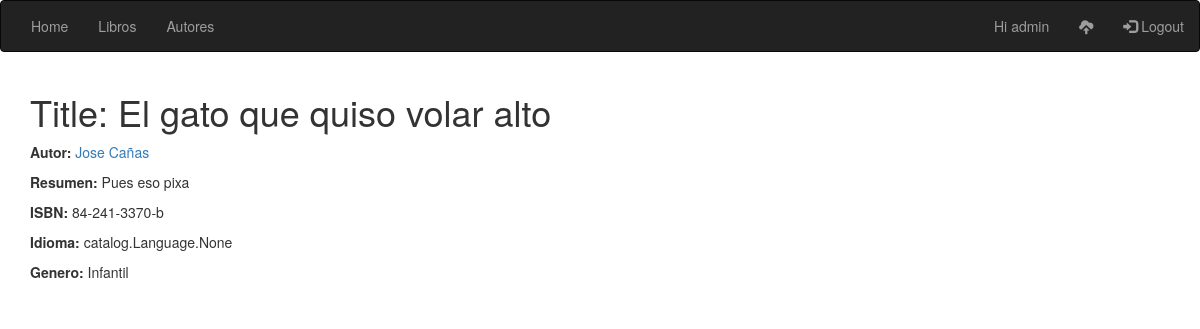
/book/13 (signed in), run on the app's committed database.
### catalog/models.py (models this page shows, shortened)
class Book (models.Model):
    title = models.CharField(max_length=128, help_text="Escribe el titulo del libro que desea guardar e.j: THE 100")
    author = models.ForeignKey(Author, on_delete=models.SET_DEFAULT, default=1)
    summary = models.TextField(max_length=500, help_text="Escribe un breve resumen del libro")
    isb = models.CharField('ISBN', max_length=13, help_text="Escribe un ISBN valido (13 caracteres)")
    genre = models.ManyToManyField(Genre, help_text="Selecciona un genero literario")
    language = models.ManyToManyField(Language, help_text="Selecciona los idiomas que esta escrito el libro")
    date_published = models.DateField(null=True)
    user = models.ForeignKey(User, default=1, on_delete=models.CASCADE)

class Author(models.Model):
    first_name = models.CharField(max_length=32)
    second_name = models.CharField(max_length=32)
    native_language = models.OneToOneField(Language, on_delete=models.SET_NULL, null=True,
                                           help_text="Selecciona el lenguage nativo de escritura del autor")
    def __str__(self):
        return '%s  %s' % (self.first_name, self.second_name)

class Genre(models.Model):
    name = models.CharField(max_length=64, help_text="Escribe un genero literario e.j: Aventuras")
    def __str__(self):
        return self.name

### catalog/views.py (the view)
# urls.py: path('book/<int:pk>', views.BookDetailView.as_view(), name='book_detail'),
class BookDetailView(generic.DetailView):
    template_name = 'catalog/book_detail.html'
    model = Book

### templates/catalog/book_detail.html (shortened to what this page needs)
{% extends 'generic.html' %}
{% block content %}
    <div class="container">
        <div class="list-group">
            <h1>Title: {{ book.title }}</h1>
            <p><strong>Autor:</strong> <a href="{% url 'author_detail' book.author.pk %}">{{ book.author }}</a></p>
            <p><strong>Resumen:</strong> {{ book.summary }}</p>
            <p><strong>ISBN:</strong> {{ book.isb }}</p>
            <p><strong>Idioma:</strong> {{ book.language }}</p>
            <p><strong>Genero:</strong> {% for genre in book.genre.all %}{{genre}}{% if not forloop.last %}, {% endif %}{% endfor %}</p>
          </div>
    </div>
{% endblock %}

### templates/generic.html (shortened to what this page needs)
<!DOCTYPE html>
<html lang="en">
<head>
    <link rel="stylesheet" href="https://maxcdn.bootstrapcdn.com/bootstrap/3.4.0/css/bootstrap.min.css">
    {% load static %}
</head>
<body>
        <nav class="navbar navbar-inverse">
            <div class="container-fluid">
                <ul class="nav navbar-nav">
                    <li><a href="{% url 'index' %}">Home</a></li>
                    <li><a href="{% url 'all_books' %}">Libros</a></li>
                    <li><a href="{% url 'author' %}">Autores</a></li>
                </ul>
                <ul class="nav navbar-nav navbar-right">
                    {% if user.is_authenticated %}
                        <li><a href="#"> Hi {{ user.username }}</a></li>
                        <li><a href="{% url 'book_create' %}"><span class="glyphicon glyphicon-cloud-upload"></span></a></li>
                        <li><a href="{% url 'logout' %}"><span class="glyphicon glyphicon-log-in"></span> Logout</a></li>
                    {% else %}
                        <li><a href="{% url 'signup' %}"><span class="glyphicon glyphicon-user"></span> Sign Up</a></li>
                        <li><a href="{% url 'login' %}"><span class="glyphicon glyphicon-log-in"></span> Login</a></li>
                    {% endif %}
                </ul>
            </div>
        </nav>
        {% block content %}{% endblock %}
</body>
</html>

### data on the page
Book: title "El gato que quiso volar alto", author "Jose Cañas", summary "Pues eso pixa", isb "84-241-3370-b", language "catalog.Language.None"
Genre: name "Infantil"

### other printed values
{{ user.username }} "admin"
